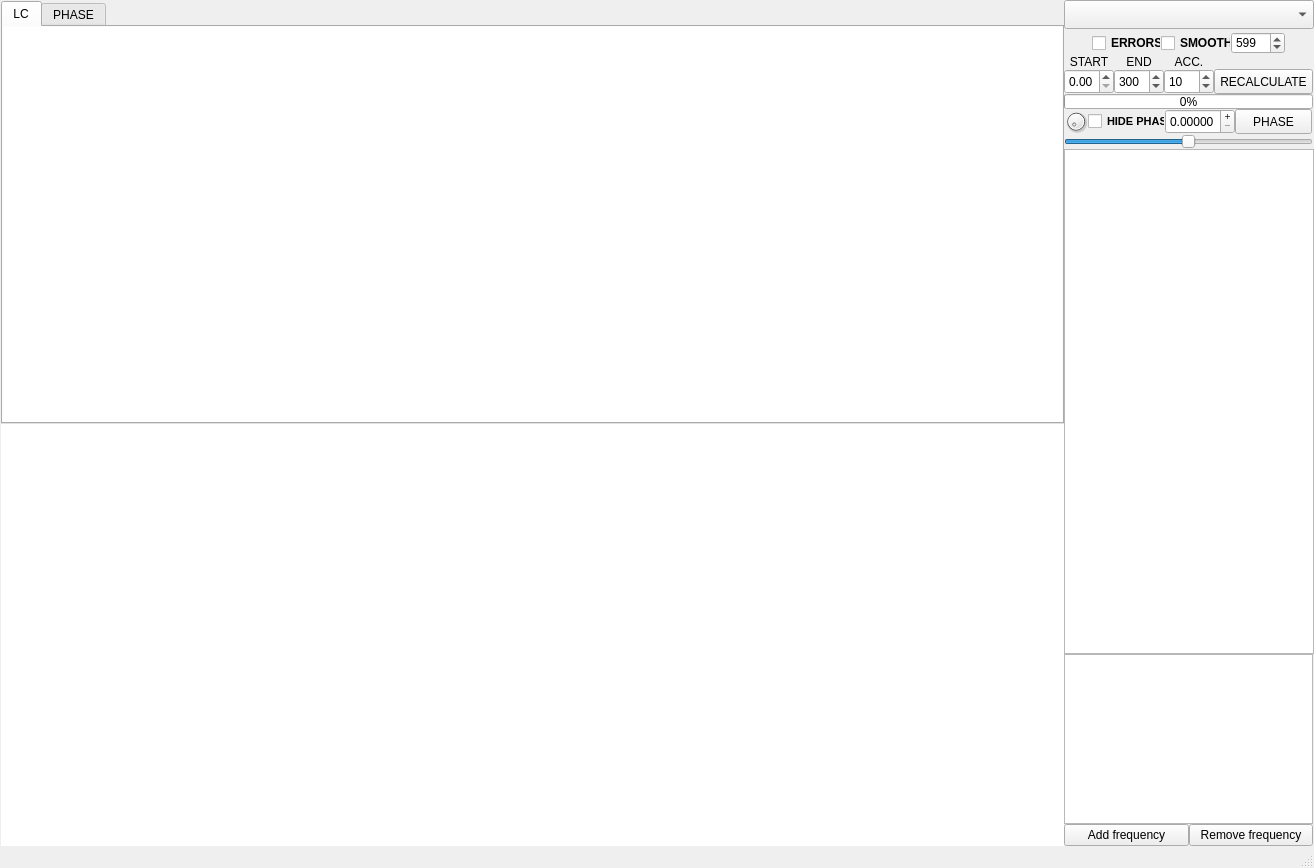
<?xml version="1.0" encoding="UTF-8"?>
<ui version="4.0">
 <class>MainWindow</class>
 <widget class="QMainWindow" name="MainWindow">
  <property name="geometry">
   <rect>
    <x>0</x>
    <y>0</y>
    <width>1314</width>
    <height>868</height>
   </rect>
  </property>
  <property name="windowTitle">
   <string>lcView</string>
  </property>
  <property name="toolTip">
   <string/>
  </property>
  <property name="toolButtonStyle">
   <enum>Qt::ToolButtonIconOnly</enum>
  </property>
  <property name="tabShape">
   <enum>QTabWidget::Rounded</enum>
  </property>
  <property name="dockOptions">
   <set>QMainWindow::AllowTabbedDocks|QMainWindow::AnimatedDocks</set>
  </property>
  <widget class="QWidget" name="centralwidget">
   <layout class="QHBoxLayout" name="horizontalLayout_2">
    <property name="spacing">
     <number>0</number>
    </property>
    <property name="leftMargin">
     <number>0</number>
    </property>
    <property name="topMargin">
     <number>0</number>
    </property>
    <property name="rightMargin">
     <number>0</number>
    </property>
    <property name="bottomMargin">
     <number>0</number>
    </property>
    <item>
     <widget class="QWidget" name="graphs" native="true">
      <layout class="QVBoxLayout" name="verticalLayout" stretch="0,0">
       <property name="spacing">
        <number>0</number>
       </property>
       <property name="leftMargin">
        <number>1</number>
       </property>
       <property name="topMargin">
        <number>1</number>
       </property>
       <property name="rightMargin">
        <number>0</number>
       </property>
       <property name="bottomMargin">
        <number>0</number>
       </property>
       <item>
        <widget class="QTabWidget" name="tabWidget">
         <property name="minimumSize">
          <size>
           <width>0</width>
           <height>0</height>
          </size>
         </property>
         <property name="layoutDirection">
          <enum>Qt::LeftToRight</enum>
         </property>
         <property name="tabPosition">
          <enum>QTabWidget::North</enum>
         </property>
         <property name="tabShape">
          <enum>QTabWidget::Rounded</enum>
         </property>
         <property name="currentIndex">
          <number>0</number>
         </property>
         <property name="elideMode">
          <enum>Qt::ElideNone</enum>
         </property>
         <property name="movable">
          <bool>false</bool>
         </property>
         <property name="tabBarAutoHide">
          <bool>false</bool>
         </property>
         <widget class="QWidget" name="tab1">
          <property name="minimumSize">
           <size>
            <width>0</width>
            <height>0</height>
           </size>
          </property>
          <property name="layoutDirection">
           <enum>Qt::LeftToRight</enum>
          </property>
          <attribute name="title">
           <string>LC</string>
          </attribute>
          <layout class="QHBoxLayout" name="horizontalLayout_3">
           <property name="spacing">
            <number>0</number>
           </property>
           <property name="sizeConstraint">
            <enum>QLayout::SetNoConstraint</enum>
           </property>
           <property name="leftMargin">
            <number>0</number>
           </property>
           <property name="topMargin">
            <number>0</number>
           </property>
           <property name="rightMargin">
            <number>0</number>
           </property>
           <property name="bottomMargin">
            <number>0</number>
           </property>
           <item>
            <widget class="PlotWidget" name="lc">
             <property name="frameShape">
              <enum>QFrame::NoFrame</enum>
             </property>
             <property name="frameShadow">
              <enum>QFrame::Plain</enum>
             </property>
             <property name="lineWidth">
              <number>0</number>
             </property>
             <property name="midLineWidth">
              <number>0</number>
             </property>
             <property name="dragMode">
              <enum>QGraphicsView::NoDrag</enum>
             </property>
            </widget>
           </item>
          </layout>
         </widget>
         <widget class="QWidget" name="tab2">
          <attribute name="title">
           <string>PHASE</string>
          </attribute>
          <layout class="QVBoxLayout" name="verticalLayout_3">
           <property name="spacing">
            <number>0</number>
           </property>
           <property name="sizeConstraint">
            <enum>QLayout::SetNoConstraint</enum>
           </property>
           <property name="leftMargin">
            <number>0</number>
           </property>
           <property name="topMargin">
            <number>0</number>
           </property>
           <property name="rightMargin">
            <number>0</number>
           </property>
           <property name="bottomMargin">
            <number>0</number>
           </property>
           <item>
            <widget class="PlotWidget" name="ph">
             <property name="frameShape">
              <enum>QFrame::NoFrame</enum>
             </property>
             <property name="lineWidth">
              <number>0</number>
             </property>
             <property name="dragMode">
              <enum>QGraphicsView::NoDrag</enum>
             </property>
            </widget>
           </item>
          </layout>
         </widget>
        </widget>
       </item>
       <item>
        <widget class="PlotWidget" name="dft">
         <property name="cursor" stdset="0">
          <cursorShape>CrossCursor</cursorShape>
         </property>
         <property name="frameShape">
          <enum>QFrame::NoFrame</enum>
         </property>
         <property name="frameShadow">
          <enum>QFrame::Plain</enum>
         </property>
         <property name="lineWidth">
          <number>0</number>
         </property>
        </widget>
       </item>
      </layout>
     </widget>
    </item>
    <item>
     <widget class="QWidget" name="file_list" native="true">
      <property name="minimumSize">
       <size>
        <width>250</width>
        <height>0</height>
       </size>
      </property>
      <property name="maximumSize">
       <size>
        <width>250</width>
        <height>16777215</height>
       </size>
      </property>
      <layout class="QVBoxLayout" name="verticalLayout_2">
       <property name="spacing">
        <number>0</number>
       </property>
       <property name="leftMargin">
        <number>0</number>
       </property>
       <property name="topMargin">
        <number>0</number>
       </property>
       <property name="rightMargin">
        <number>1</number>
       </property>
       <property name="bottomMargin">
        <number>0</number>
       </property>
       <item>
        <widget class="QComboBox" name="stylecombobox">
         <property name="sizePolicy">
          <sizepolicy hsizetype="Fixed" vsizetype="Fixed">
           <horstretch>0</horstretch>
           <verstretch>0</verstretch>
          </sizepolicy>
         </property>
         <property name="minimumSize">
          <size>
           <width>250</width>
           <height>29</height>
          </size>
         </property>
         <property name="maximumSize">
          <size>
           <width>250</width>
           <height>49</height>
          </size>
         </property>
        </widget>
       </item>
       <item>
        <widget class="QWidget" name="switches" native="true">
         <property name="minimumSize">
          <size>
           <width>0</width>
           <height>25</height>
          </size>
         </property>
         <property name="maximumSize">
          <size>
           <width>16777215</width>
           <height>25</height>
          </size>
         </property>
         <layout class="QHBoxLayout" name="horizontalLayout">
          <property name="spacing">
           <number>0</number>
          </property>
          <property name="leftMargin">
           <number>0</number>
          </property>
          <property name="topMargin">
           <number>3</number>
          </property>
          <property name="rightMargin">
           <number>0</number>
          </property>
          <property name="bottomMargin">
           <number>0</number>
          </property>
          <item>
           <spacer name="horizontalSpacer_2">
            <property name="orientation">
             <enum>Qt::Horizontal</enum>
            </property>
            <property name="sizeType">
             <enum>QSizePolicy::Fixed</enum>
            </property>
            <property name="sizeHint" stdset="0">
             <size>
              <width>28</width>
              <height>20</height>
             </size>
            </property>
           </spacer>
          </item>
          <item>
           <widget class="QCheckBox" name="errors">
            <property name="minimumSize">
             <size>
              <width>0</width>
              <height>0</height>
             </size>
            </property>
            <property name="font">
             <font>
              <weight>75</weight>
              <bold>true</bold>
             </font>
            </property>
            <property name="text">
             <string>ERRORS</string>
            </property>
           </widget>
          </item>
          <item>
           <widget class="QCheckBox" name="smooth">
            <property name="minimumSize">
             <size>
              <width>0</width>
              <height>0</height>
             </size>
            </property>
            <property name="font">
             <font>
              <weight>75</weight>
              <bold>true</bold>
             </font>
            </property>
            <property name="text">
             <string>SMOOTH</string>
            </property>
           </widget>
          </item>
          <item>
           <widget class="QSpinBox" name="smooth_spin">
            <property name="minimumSize">
             <size>
              <width>0</width>
              <height>0</height>
             </size>
            </property>
            <property name="maximumSize">
             <size>
              <width>60</width>
              <height>16777215</height>
             </size>
            </property>
            <property name="minimum">
             <number>1</number>
            </property>
            <property name="maximum">
             <number>1999</number>
            </property>
            <property name="singleStep">
             <number>1</number>
            </property>
            <property name="value">
             <number>599</number>
            </property>
           </widget>
          </item>
          <item>
           <spacer name="horizontalSpacer_3">
            <property name="orientation">
             <enum>Qt::Horizontal</enum>
            </property>
            <property name="sizeType">
             <enum>QSizePolicy::Fixed</enum>
            </property>
            <property name="sizeHint" stdset="0">
             <size>
              <width>28</width>
              <height>20</height>
             </size>
            </property>
           </spacer>
          </item>
         </layout>
        </widget>
       </item>
       <item>
        <widget class="QWidget" name="labels" native="true">
         <property name="minimumSize">
          <size>
           <width>0</width>
           <height>0</height>
          </size>
         </property>
         <property name="maximumSize">
          <size>
           <width>16777215</width>
           <height>15</height>
          </size>
         </property>
         <layout class="QHBoxLayout" name="horizontalLayout_7">
          <property name="spacing">
           <number>0</number>
          </property>
          <property name="leftMargin">
           <number>0</number>
          </property>
          <property name="topMargin">
           <number>0</number>
          </property>
          <property name="rightMargin">
           <number>0</number>
          </property>
          <property name="bottomMargin">
           <number>0</number>
          </property>
          <item>
           <widget class="QLabel" name="label_2">
            <property name="minimumSize">
             <size>
              <width>50</width>
              <height>0</height>
             </size>
            </property>
            <property name="text">
             <string>START</string>
            </property>
            <property name="alignment">
             <set>Qt::AlignCenter</set>
            </property>
           </widget>
          </item>
          <item>
           <widget class="QLabel" name="label">
            <property name="minimumSize">
             <size>
              <width>50</width>
              <height>0</height>
             </size>
            </property>
            <property name="text">
             <string>END</string>
            </property>
            <property name="alignment">
             <set>Qt::AlignCenter</set>
            </property>
           </widget>
          </item>
          <item>
           <widget class="QLabel" name="range_label">
            <property name="minimumSize">
             <size>
              <width>50</width>
              <height>0</height>
             </size>
            </property>
            <property name="text">
             <string>ACC.</string>
            </property>
            <property name="alignment">
             <set>Qt::AlignCenter</set>
            </property>
           </widget>
          </item>
          <item>
           <spacer name="horizontalSpacer">
            <property name="orientation">
             <enum>Qt::Horizontal</enum>
            </property>
            <property name="sizeHint" stdset="0">
             <size>
              <width>40</width>
              <height>20</height>
             </size>
            </property>
           </spacer>
          </item>
         </layout>
        </widget>
       </item>
       <item>
        <widget class="QWidget" name="ranges" native="true">
         <property name="minimumSize">
          <size>
           <width>0</width>
           <height>25</height>
          </size>
         </property>
         <property name="maximumSize">
          <size>
           <width>16777215</width>
           <height>25</height>
          </size>
         </property>
         <layout class="QHBoxLayout" name="horizontalLayout_6">
          <property name="spacing">
           <number>0</number>
          </property>
          <property name="leftMargin">
           <number>0</number>
          </property>
          <property name="topMargin">
           <number>0</number>
          </property>
          <property name="rightMargin">
           <number>0</number>
          </property>
          <property name="bottomMargin">
           <number>0</number>
          </property>
          <item>
           <widget class="QDoubleSpinBox" name="start_spin">
            <property name="minimumSize">
             <size>
              <width>0</width>
              <height>25</height>
             </size>
            </property>
            <property name="maximumSize">
             <size>
              <width>50</width>
              <height>16777215</height>
             </size>
            </property>
           </widget>
          </item>
          <item>
           <widget class="QSpinBox" name="end_spin">
            <property name="minimumSize">
             <size>
              <width>0</width>
              <height>25</height>
             </size>
            </property>
            <property name="maximumSize">
             <size>
              <width>50</width>
              <height>16777215</height>
             </size>
            </property>
            <property name="maximum">
             <number>700</number>
            </property>
            <property name="value">
             <number>300</number>
            </property>
           </widget>
          </item>
          <item>
           <widget class="QSpinBox" name="acc_spin">
            <property name="minimumSize">
             <size>
              <width>0</width>
              <height>25</height>
             </size>
            </property>
            <property name="maximumSize">
             <size>
              <width>50</width>
              <height>25</height>
             </size>
            </property>
            <property name="value">
             <number>10</number>
            </property>
           </widget>
          </item>
          <item>
           <widget class="QPushButton" name="recalcbutton">
            <property name="minimumSize">
             <size>
              <width>0</width>
              <height>25</height>
             </size>
            </property>
            <property name="maximumSize">
             <size>
              <width>100</width>
              <height>16777215</height>
             </size>
            </property>
            <property name="text">
             <string>RECALCULATE</string>
            </property>
           </widget>
          </item>
         </layout>
        </widget>
       </item>
       <item>
        <widget class="QProgressBar" name="dftprogress">
         <property name="maximumSize">
          <size>
           <width>16777215</width>
           <height>15</height>
          </size>
         </property>
         <property name="value">
          <number>0</number>
         </property>
         <property name="textVisible">
          <bool>true</bool>
         </property>
         <property name="orientation">
          <enum>Qt::Horizontal</enum>
         </property>
         <property name="invertedAppearance">
          <bool>false</bool>
         </property>
         <property name="format">
          <string>%p%</string>
         </property>
        </widget>
       </item>
       <item>
        <widget class="QWidget" name="phase_widget" native="true">
         <property name="minimumSize">
          <size>
           <width>0</width>
           <height>25</height>
          </size>
         </property>
         <property name="maximumSize">
          <size>
           <width>16777215</width>
           <height>25</height>
          </size>
         </property>
         <layout class="QHBoxLayout" name="horizontalLayout_4">
          <property name="spacing">
           <number>0</number>
          </property>
          <property name="leftMargin">
           <number>0</number>
          </property>
          <property name="topMargin">
           <number>0</number>
          </property>
          <property name="rightMargin">
           <number>0</number>
          </property>
          <property name="bottomMargin">
           <number>0</number>
          </property>
          <item>
           <widget class="QDial" name="phase_dial">
            <property name="maximumSize">
             <size>
              <width>24</width>
              <height>16777215</height>
             </size>
            </property>
            <property name="layoutDirection">
             <enum>Qt::LeftToRight</enum>
            </property>
            <property name="minimum">
             <number>1</number>
            </property>
            <property name="maximum">
             <number>4</number>
            </property>
            <property name="pageStep">
             <number>1</number>
            </property>
            <property name="sliderPosition">
             <number>1</number>
            </property>
           </widget>
          </item>
          <item>
           <widget class="QCheckBox" name="hide_phase">
            <property name="minimumSize">
             <size>
              <width>0</width>
              <height>25</height>
             </size>
            </property>
            <property name="maximumSize">
             <size>
              <width>80</width>
              <height>16777215</height>
             </size>
            </property>
            <property name="sizeIncrement">
             <size>
              <width>0</width>
              <height>0</height>
             </size>
            </property>
            <property name="font">
             <font>
              <pointsize>8</pointsize>
              <weight>75</weight>
              <italic>false</italic>
              <bold>true</bold>
              <underline>false</underline>
              <strikeout>false</strikeout>
              <kerning>true</kerning>
             </font>
            </property>
            <property name="acceptDrops">
             <bool>false</bool>
            </property>
            <property name="layoutDirection">
             <enum>Qt::LeftToRight</enum>
            </property>
            <property name="autoFillBackground">
             <bool>false</bool>
            </property>
            <property name="text">
             <string>HIDE PHASE</string>
            </property>
            <property name="checked">
             <bool>false</bool>
            </property>
            <property name="tristate">
             <bool>false</bool>
            </property>
           </widget>
          </item>
          <item>
           <widget class="QDoubleSpinBox" name="phase_spin">
            <property name="minimumSize">
             <size>
              <width>0</width>
              <height>25</height>
             </size>
            </property>
            <property name="maximumSize">
             <size>
              <width>70</width>
              <height>16777215</height>
             </size>
            </property>
            <property name="buttonSymbols">
             <enum>QAbstractSpinBox::PlusMinus</enum>
            </property>
            <property name="decimals">
             <number>5</number>
            </property>
            <property name="maximum">
             <double>300.000000000000000</double>
            </property>
            <property name="singleStep">
             <double>0.000010000000000</double>
            </property>
           </widget>
          </item>
          <item>
           <widget class="QPushButton" name="phasebutton">
            <property name="minimumSize">
             <size>
              <width>0</width>
              <height>25</height>
             </size>
            </property>
            <property name="maximumSize">
             <size>
              <width>100</width>
              <height>16777215</height>
             </size>
            </property>
            <property name="text">
             <string>PHASE</string>
            </property>
           </widget>
          </item>
         </layout>
        </widget>
       </item>
       <item>
        <widget class="QSlider" name="phase_slider">
         <property name="maximum">
          <number>999</number>
         </property>
         <property name="value">
          <number>499</number>
         </property>
         <property name="orientation">
          <enum>Qt::Horizontal</enum>
         </property>
        </widget>
       </item>
       <item>
        <widget class="QTreeView" name="treeView">
         <property name="minimumSize">
          <size>
           <width>250</width>
           <height>0</height>
          </size>
         </property>
         <property name="frameShape">
          <enum>QFrame::StyledPanel</enum>
         </property>
         <property name="frameShadow">
          <enum>QFrame::Plain</enum>
         </property>
         <property name="lineWidth">
          <number>0</number>
         </property>
        </widget>
       </item>
       <item>
        <widget class="QTableView" name="freq_list">
         <property name="maximumSize">
          <size>
           <width>16777215</width>
           <height>170</height>
          </size>
         </property>
         <property name="frameShape">
          <enum>QFrame::StyledPanel</enum>
         </property>
         <property name="frameShadow">
          <enum>QFrame::Plain</enum>
         </property>
         <property name="lineWidth">
          <number>0</number>
         </property>
         <property name="dragEnabled">
          <bool>false</bool>
         </property>
        </widget>
       </item>
       <item>
        <widget class="QWidget" name="addrem" native="true">
         <layout class="QHBoxLayout" name="horizontalLayout_8">
          <property name="spacing">
           <number>0</number>
          </property>
          <property name="leftMargin">
           <number>0</number>
          </property>
          <property name="topMargin">
           <number>0</number>
          </property>
          <property name="rightMargin">
           <number>0</number>
          </property>
          <property name="bottomMargin">
           <number>0</number>
          </property>
          <item>
           <widget class="QPushButton" name="addfreqbutton">
            <property name="text">
             <string>Add frequency</string>
            </property>
           </widget>
          </item>
          <item>
           <widget class="QPushButton" name="remfreqbutton">
            <property name="text">
             <string>Remove frequency</string>
            </property>
           </widget>
          </item>
         </layout>
        </widget>
       </item>
      </layout>
     </widget>
    </item>
   </layout>
  </widget>
  <widget class="QMenuBar" name="menubar">
   <property name="geometry">
    <rect>
     <x>0</x>
     <y>0</y>
     <width>1314</width>
     <height>20</height>
    </rect>
   </property>
  </widget>
  <widget class="QStatusBar" name="statusbar"/>
 </widget>
 <customwidgets>
  <customwidget>
   <class>PlotWidget</class>
   <extends>QGraphicsView</extends>
   <header>pyqtgraph</header>
  </customwidget>
 </customwidgets>
 <resources/>
 <connections/>
</ui>
